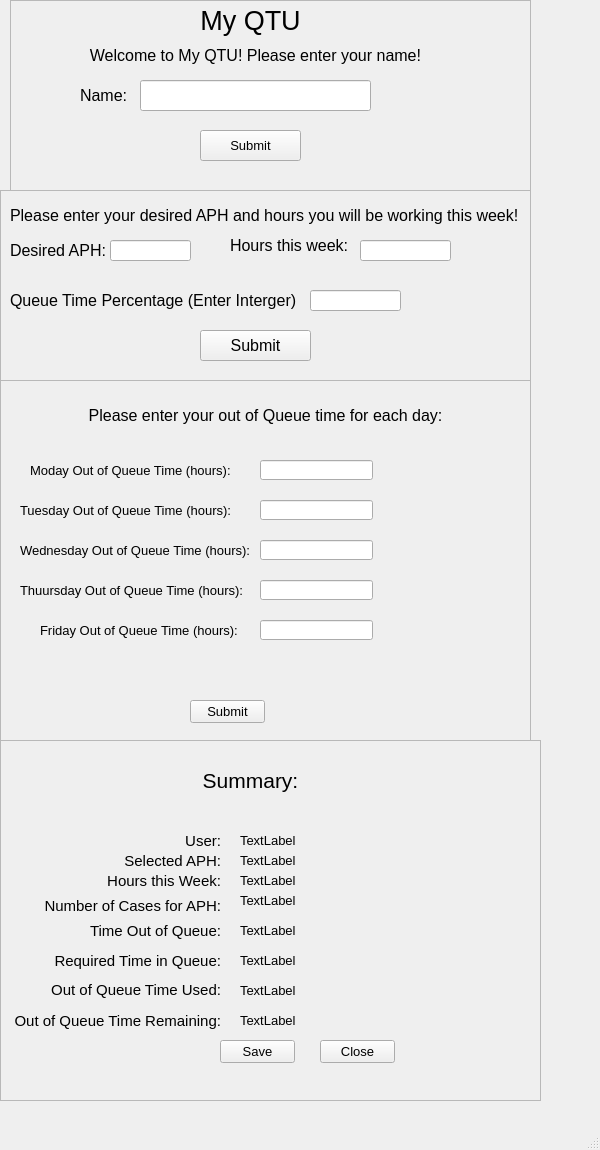
<?xml version="1.0" encoding="UTF-8"?>
<ui version="4.0">
 <class>QTU_Tracker</class>
 <widget class="QMainWindow" name="QTU_Tracker">
  <property name="geometry">
   <rect>
    <x>0</x>
    <y>0</y>
    <width>600</width>
    <height>1150</height>
   </rect>
  </property>
  <property name="minimumSize">
   <size>
    <width>600</width>
    <height>1150</height>
   </size>
  </property>
  <property name="maximumSize">
   <size>
    <width>600</width>
    <height>1150</height>
   </size>
  </property>
  <property name="font">
   <font>
    <pointsize>10</pointsize>
   </font>
  </property>
  <property name="windowTitle">
   <string>MainWindow</string>
  </property>
  <widget class="QWidget" name="centralwidget">
   <widget class="QFrame" name="frame_4">
    <property name="geometry">
     <rect>
      <x>0</x>
      <y>740</y>
      <width>541</width>
      <height>361</height>
     </rect>
    </property>
    <property name="frameShape">
     <enum>QFrame::StyledPanel</enum>
    </property>
    <property name="frameShadow">
     <enum>QFrame::Raised</enum>
    </property>
    <widget class="QLabel" name="SummaryTitle">
     <property name="geometry">
      <rect>
       <x>110</x>
       <y>20</y>
       <width>281</width>
       <height>41</height>
      </rect>
     </property>
     <property name="font">
      <font>
       <pointsize>16</pointsize>
      </font>
     </property>
     <property name="text">
      <string>Summary:</string>
     </property>
     <property name="alignment">
      <set>Qt::AlignCenter</set>
     </property>
    </widget>
    <widget class="QLabel" name="aph_sum_label">
     <property name="geometry">
      <rect>
       <x>120</x>
       <y>110</y>
       <width>101</width>
       <height>21</height>
      </rect>
     </property>
     <property name="font">
      <font>
       <pointsize>11</pointsize>
      </font>
     </property>
     <property name="text">
      <string>Selected APH:</string>
     </property>
     <property name="alignment">
      <set>Qt::AlignRight|Qt::AlignTrailing|Qt::AlignVCenter</set>
     </property>
    </widget>
    <widget class="QLabel" name="hours_sum_label">
     <property name="geometry">
      <rect>
       <x>100</x>
       <y>130</y>
       <width>121</width>
       <height>21</height>
      </rect>
     </property>
     <property name="font">
      <font>
       <pointsize>11</pointsize>
      </font>
     </property>
     <property name="text">
      <string>Hours this Week:</string>
     </property>
     <property name="alignment">
      <set>Qt::AlignRight|Qt::AlignTrailing|Qt::AlignVCenter</set>
     </property>
    </widget>
    <widget class="QLabel" name="numcases_sum_label">
     <property name="geometry">
      <rect>
       <x>40</x>
       <y>150</y>
       <width>181</width>
       <height>31</height>
      </rect>
     </property>
     <property name="font">
      <font>
       <pointsize>11</pointsize>
      </font>
     </property>
     <property name="text">
      <string>Number of Cases for APH:</string>
     </property>
     <property name="alignment">
      <set>Qt::AlignRight|Qt::AlignTrailing|Qt::AlignVCenter</set>
     </property>
    </widget>
    <widget class="QLabel" name="RTiQ_sum_label">
     <property name="geometry">
      <rect>
       <x>50</x>
       <y>210</y>
       <width>171</width>
       <height>21</height>
      </rect>
     </property>
     <property name="font">
      <font>
       <pointsize>11</pointsize>
      </font>
     </property>
     <property name="text">
      <string>Required Time in Queue:</string>
     </property>
     <property name="alignment">
      <set>Qt::AlignRight|Qt::AlignTrailing|Qt::AlignVCenter</set>
     </property>
    </widget>
    <widget class="QLabel" name="user_sum_label">
     <property name="geometry">
      <rect>
       <x>170</x>
       <y>90</y>
       <width>51</width>
       <height>21</height>
      </rect>
     </property>
     <property name="font">
      <font>
       <pointsize>11</pointsize>
      </font>
     </property>
     <property name="text">
      <string>User:</string>
     </property>
     <property name="alignment">
      <set>Qt::AlignRight|Qt::AlignTrailing|Qt::AlignVCenter</set>
     </property>
    </widget>
    <widget class="QLabel" name="tot_OOQ_sum_label">
     <property name="geometry">
      <rect>
       <x>80</x>
       <y>180</y>
       <width>141</width>
       <height>21</height>
      </rect>
     </property>
     <property name="font">
      <font>
       <pointsize>11</pointsize>
      </font>
     </property>
     <property name="text">
      <string>Time Out of Queue:</string>
     </property>
     <property name="alignment">
      <set>Qt::AlignRight|Qt::AlignTrailing|Qt::AlignVCenter</set>
     </property>
    </widget>
    <widget class="QLabel" name="time_used_label">
     <property name="geometry">
      <rect>
       <x>40</x>
       <y>240</y>
       <width>181</width>
       <height>20</height>
      </rect>
     </property>
     <property name="font">
      <font>
       <pointsize>11</pointsize>
      </font>
     </property>
     <property name="text">
      <string>Out of Queue Time Used:</string>
     </property>
     <property name="alignment">
      <set>Qt::AlignRight|Qt::AlignTrailing|Qt::AlignVCenter</set>
     </property>
    </widget>
    <widget class="QLabel" name="time_remaining_label">
     <property name="geometry">
      <rect>
       <x>10</x>
       <y>270</y>
       <width>211</width>
       <height>21</height>
      </rect>
     </property>
     <property name="font">
      <font>
       <pointsize>11</pointsize>
      </font>
     </property>
     <property name="text">
      <string>Out of Queue Time Remaining:</string>
     </property>
     <property name="alignment">
      <set>Qt::AlignRight|Qt::AlignTrailing|Qt::AlignVCenter</set>
     </property>
    </widget>
    <widget class="QLabel" name="output_name">
     <property name="geometry">
      <rect>
       <x>240</x>
       <y>90</y>
       <width>271</width>
       <height>21</height>
      </rect>
     </property>
     <property name="text">
      <string>TextLabel</string>
     </property>
    </widget>
    <widget class="QLabel" name="output_aph">
     <property name="geometry">
      <rect>
       <x>240</x>
       <y>110</y>
       <width>111</width>
       <height>21</height>
      </rect>
     </property>
     <property name="text">
      <string>TextLabel</string>
     </property>
    </widget>
    <widget class="QLabel" name="output_hoursNweek">
     <property name="geometry">
      <rect>
       <x>240</x>
       <y>130</y>
       <width>111</width>
       <height>21</height>
      </rect>
     </property>
     <property name="text">
      <string>TextLabel</string>
     </property>
    </widget>
    <widget class="QLabel" name="output_cases">
     <property name="geometry">
      <rect>
       <x>240</x>
       <y>150</y>
       <width>111</width>
       <height>21</height>
      </rect>
     </property>
     <property name="text">
      <string>TextLabel</string>
     </property>
    </widget>
    <widget class="QLabel" name="output_timeout">
     <property name="geometry">
      <rect>
       <x>240</x>
       <y>180</y>
       <width>111</width>
       <height>21</height>
      </rect>
     </property>
     <property name="text">
      <string>TextLabel</string>
     </property>
    </widget>
    <widget class="QLabel" name="output_timein">
     <property name="geometry">
      <rect>
       <x>240</x>
       <y>210</y>
       <width>111</width>
       <height>21</height>
      </rect>
     </property>
     <property name="text">
      <string>TextLabel</string>
     </property>
    </widget>
    <widget class="QLabel" name="output_timeused">
     <property name="geometry">
      <rect>
       <x>240</x>
       <y>240</y>
       <width>111</width>
       <height>21</height>
      </rect>
     </property>
     <property name="text">
      <string>TextLabel</string>
     </property>
    </widget>
    <widget class="QLabel" name="output_timeremaining">
     <property name="geometry">
      <rect>
       <x>240</x>
       <y>270</y>
       <width>111</width>
       <height>21</height>
      </rect>
     </property>
     <property name="text">
      <string>TextLabel</string>
     </property>
    </widget>
    <widget class="QPushButton" name="Close_button">
     <property name="geometry">
      <rect>
       <x>320</x>
       <y>300</y>
       <width>75</width>
       <height>23</height>
      </rect>
     </property>
     <property name="text">
      <string>Close</string>
     </property>
    </widget>
    <widget class="QPushButton" name="save_button">
     <property name="geometry">
      <rect>
       <x>220</x>
       <y>300</y>
       <width>75</width>
       <height>23</height>
      </rect>
     </property>
     <property name="text">
      <string>Save</string>
     </property>
    </widget>
   </widget>
   <widget class="QFrame" name="frame_1">
    <property name="geometry">
     <rect>
      <x>10</x>
      <y>0</y>
      <width>521</width>
      <height>191</height>
     </rect>
    </property>
    <property name="frameShape">
     <enum>QFrame::StyledPanel</enum>
    </property>
    <property name="frameShadow">
     <enum>QFrame::Raised</enum>
    </property>
    <widget class="QLabel" name="title_header">
     <property name="geometry">
      <rect>
       <x>150</x>
       <y>0</y>
       <width>181</width>
       <height>41</height>
      </rect>
     </property>
     <property name="font">
      <font>
       <pointsize>20</pointsize>
      </font>
     </property>
     <property name="text">
      <string>My QTU</string>
     </property>
     <property name="alignment">
      <set>Qt::AlignCenter</set>
     </property>
    </widget>
    <widget class="QLabel" name="guide_1">
     <property name="geometry">
      <rect>
       <x>0</x>
       <y>30</y>
       <width>491</width>
       <height>51</height>
      </rect>
     </property>
     <property name="font">
      <font>
       <pointsize>12</pointsize>
      </font>
     </property>
     <property name="text">
      <string>Welcome to My QTU! Please enter your name!</string>
     </property>
     <property name="alignment">
      <set>Qt::AlignCenter</set>
     </property>
    </widget>
    <widget class="QLabel" name="name_label">
     <property name="geometry">
      <rect>
       <x>70</x>
       <y>80</y>
       <width>91</width>
       <height>31</height>
      </rect>
     </property>
     <property name="font">
      <font>
       <pointsize>12</pointsize>
      </font>
     </property>
     <property name="text">
      <string>Name:</string>
     </property>
    </widget>
    <widget class="QLineEdit" name="name_input">
     <property name="geometry">
      <rect>
       <x>130</x>
       <y>80</y>
       <width>231</width>
       <height>31</height>
      </rect>
     </property>
    </widget>
    <widget class="QPushButton" name="submit_button1">
     <property name="geometry">
      <rect>
       <x>190</x>
       <y>130</y>
       <width>101</width>
       <height>31</height>
      </rect>
     </property>
     <property name="text">
      <string>Submit</string>
     </property>
    </widget>
   </widget>
   <widget class="QFrame" name="frame_2">
    <property name="geometry">
     <rect>
      <x>0</x>
      <y>190</y>
      <width>531</width>
      <height>191</height>
     </rect>
    </property>
    <property name="frameShape">
     <enum>QFrame::StyledPanel</enum>
    </property>
    <property name="frameShadow">
     <enum>QFrame::Raised</enum>
    </property>
    <widget class="QLabel" name="aph_label">
     <property name="geometry">
      <rect>
       <x>10</x>
       <y>50</y>
       <width>101</width>
       <height>21</height>
      </rect>
     </property>
     <property name="font">
      <font>
       <pointsize>12</pointsize>
      </font>
     </property>
     <property name="text">
      <string>Desired APH:</string>
     </property>
    </widget>
    <widget class="QLineEdit" name="aph_input">
     <property name="geometry">
      <rect>
       <x>110</x>
       <y>50</y>
       <width>81</width>
       <height>21</height>
      </rect>
     </property>
     <property name="font">
      <font>
       <pointsize>12</pointsize>
      </font>
     </property>
    </widget>
    <widget class="QLabel" name="hoursworked_label">
     <property name="geometry">
      <rect>
       <x>230</x>
       <y>40</y>
       <width>131</width>
       <height>31</height>
      </rect>
     </property>
     <property name="font">
      <font>
       <pointsize>12</pointsize>
      </font>
     </property>
     <property name="text">
      <string>Hours this week:</string>
     </property>
    </widget>
    <widget class="QLineEdit" name="hoursworked_input">
     <property name="geometry">
      <rect>
       <x>360</x>
       <y>50</y>
       <width>91</width>
       <height>21</height>
      </rect>
     </property>
     <property name="font">
      <font>
       <pointsize>12</pointsize>
      </font>
     </property>
    </widget>
    <widget class="QPushButton" name="submit_button2">
     <property name="geometry">
      <rect>
       <x>200</x>
       <y>140</y>
       <width>111</width>
       <height>31</height>
      </rect>
     </property>
     <property name="font">
      <font>
       <pointsize>12</pointsize>
      </font>
     </property>
     <property name="text">
      <string>Submit</string>
     </property>
    </widget>
    <widget class="QLabel" name="guide_2">
     <property name="geometry">
      <rect>
       <x>10</x>
       <y>10</y>
       <width>521</width>
       <height>31</height>
      </rect>
     </property>
     <property name="font">
      <font>
       <pointsize>12</pointsize>
      </font>
     </property>
     <property name="text">
      <string>Please enter your desired APH and hours you will be working this week!</string>
     </property>
    </widget>
    <widget class="QLabel" name="QueuePercent_Label">
     <property name="geometry">
      <rect>
       <x>10</x>
       <y>100</y>
       <width>301</width>
       <height>21</height>
      </rect>
     </property>
     <property name="font">
      <font>
       <pointsize>12</pointsize>
      </font>
     </property>
     <property name="text">
      <string>Queue Time Percentage (Enter Interger)</string>
     </property>
    </widget>
    <widget class="QLineEdit" name="QueuePercent_input">
     <property name="geometry">
      <rect>
       <x>310</x>
       <y>100</y>
       <width>91</width>
       <height>21</height>
      </rect>
     </property>
     <property name="font">
      <font>
       <pointsize>12</pointsize>
      </font>
     </property>
    </widget>
   </widget>
   <widget class="QFrame" name="frame_3">
    <property name="geometry">
     <rect>
      <x>0</x>
      <y>380</y>
      <width>531</width>
      <height>361</height>
     </rect>
    </property>
    <property name="frameShape">
     <enum>QFrame::StyledPanel</enum>
    </property>
    <property name="frameShadow">
     <enum>QFrame::Raised</enum>
    </property>
    <widget class="QLabel" name="mon_label">
     <property name="geometry">
      <rect>
       <x>30</x>
       <y>70</y>
       <width>221</width>
       <height>41</height>
      </rect>
     </property>
     <property name="font">
      <font>
       <pointsize>10</pointsize>
      </font>
     </property>
     <property name="text">
      <string>Moday Out of Queue Time (hours):</string>
     </property>
    </widget>
    <widget class="QLineEdit" name="mon_input">
     <property name="geometry">
      <rect>
       <x>260</x>
       <y>80</y>
       <width>113</width>
       <height>20</height>
      </rect>
     </property>
     <property name="font">
      <font>
       <pointsize>10</pointsize>
      </font>
     </property>
    </widget>
    <widget class="QLabel" name="tues_label">
     <property name="geometry">
      <rect>
       <x>20</x>
       <y>120</y>
       <width>231</width>
       <height>21</height>
      </rect>
     </property>
     <property name="font">
      <font>
       <pointsize>10</pointsize>
      </font>
     </property>
     <property name="text">
      <string>Tuesday Out of Queue Time (hours):</string>
     </property>
    </widget>
    <widget class="QLineEdit" name="tues_input">
     <property name="geometry">
      <rect>
       <x>260</x>
       <y>120</y>
       <width>113</width>
       <height>20</height>
      </rect>
     </property>
     <property name="font">
      <font>
       <pointsize>10</pointsize>
      </font>
     </property>
    </widget>
    <widget class="QLabel" name="wed_label">
     <property name="geometry">
      <rect>
       <x>20</x>
       <y>160</y>
       <width>231</width>
       <height>21</height>
      </rect>
     </property>
     <property name="font">
      <font>
       <pointsize>10</pointsize>
      </font>
     </property>
     <property name="text">
      <string>Wednesday Out of Queue Time (hours):</string>
     </property>
    </widget>
    <widget class="QLineEdit" name="wed_input">
     <property name="geometry">
      <rect>
       <x>260</x>
       <y>160</y>
       <width>113</width>
       <height>20</height>
      </rect>
     </property>
     <property name="font">
      <font>
       <pointsize>10</pointsize>
      </font>
     </property>
    </widget>
    <widget class="QLabel" name="thurs_label">
     <property name="geometry">
      <rect>
       <x>20</x>
       <y>200</y>
       <width>231</width>
       <height>21</height>
      </rect>
     </property>
     <property name="font">
      <font>
       <pointsize>10</pointsize>
      </font>
     </property>
     <property name="text">
      <string>Thuursday Out of Queue Time (hours):</string>
     </property>
    </widget>
    <widget class="QLineEdit" name="thurs_input">
     <property name="geometry">
      <rect>
       <x>260</x>
       <y>200</y>
       <width>113</width>
       <height>20</height>
      </rect>
     </property>
     <property name="font">
      <font>
       <pointsize>10</pointsize>
      </font>
     </property>
    </widget>
    <widget class="QLabel" name="fri_label">
     <property name="geometry">
      <rect>
       <x>40</x>
       <y>240</y>
       <width>211</width>
       <height>21</height>
      </rect>
     </property>
     <property name="font">
      <font>
       <pointsize>10</pointsize>
      </font>
     </property>
     <property name="text">
      <string>Friday Out of Queue Time (hours):</string>
     </property>
    </widget>
    <widget class="QLineEdit" name="fri_input">
     <property name="geometry">
      <rect>
       <x>260</x>
       <y>240</y>
       <width>113</width>
       <height>20</height>
      </rect>
     </property>
    </widget>
    <widget class="QPushButton" name="submit_button3">
     <property name="geometry">
      <rect>
       <x>190</x>
       <y>320</y>
       <width>75</width>
       <height>23</height>
      </rect>
     </property>
     <property name="text">
      <string>Submit</string>
     </property>
    </widget>
    <widget class="QLabel" name="guide_3">
     <property name="geometry">
      <rect>
       <x>20</x>
       <y>20</y>
       <width>491</width>
       <height>31</height>
      </rect>
     </property>
     <property name="font">
      <font>
       <pointsize>12</pointsize>
      </font>
     </property>
     <property name="text">
      <string>Please enter your out of Queue time for each day:</string>
     </property>
     <property name="alignment">
      <set>Qt::AlignCenter</set>
     </property>
    </widget>
   </widget>
  </widget>
  <widget class="QMenuBar" name="menubar">
   <property name="geometry">
    <rect>
     <x>0</x>
     <y>0</y>
     <width>600</width>
     <height>22</height>
    </rect>
   </property>
  </widget>
  <widget class="QStatusBar" name="statusbar"/>
 </widget>
 <resources/>
 <connections/>
</ui>
